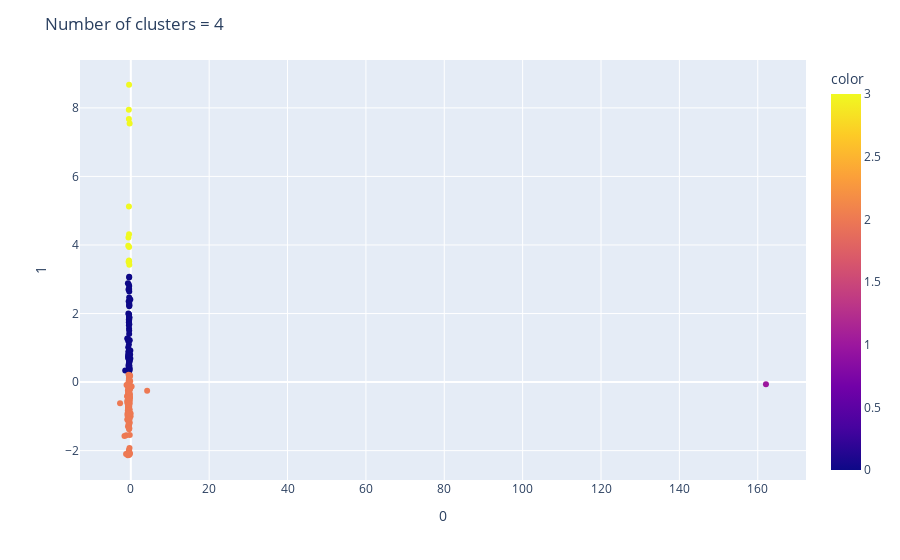

The notebook cell this image was saved under:
### Code cell
from clustering_functions import K_means_cluster
k_means = K_means_cluster(features_table = X,
                          df_bcubed_table = df_bcubed_table,
                          num_clusters = [4], 
                          bank_name_column = bank_names, 
                          scaling = False,
                         pca_or_tsne = 'pca',
                        clustering_before_dimreduce = False,
                          perplexity = None,
                          plot=True)
k_means.k_means_clustering()

### Figure 1 — Plotly figure (JSON) as saved in the notebook; plotly's stock layout.template omitted (floating-point values rounded to 4 significant figures; data arrays with more than 128 entries replaced by an {"elided": "..."} marker saying what was removed)
{"data": [{"hovertemplate": "0=%{x}<br>1=%{y}<br>color=%{marker.color}<extra></extra>", "legendgroup": "", "marker": {"color": {"elided": "339 int values"}, "coloraxis": "coloraxis", "symbol": "circle"}, "mode": "markers", "name": "", "orientation": "v", "showlegend": false, "type": "scatter", "x": {"elided": "339 float values"}, "xaxis": "x", "y": {"elided": "339 float values"}, "yaxis": "y"}], "layout": {"coloraxis": {"colorbar": {"title": {"text": "color"}}, "colorscale": [[0, "#0d0887"], [0.1111, "#46039f"], [0.2222, "#7201a8"], [0.3333, "#9c179e"], [0.4444, "#bd3786"], [0.5556, "#d8576b"], [0.6667, "#ed7953"], [0.7778, "#fb9f3a"], [0.8889, "#fdca26"], [1, "#f0f921"]]}, "legend": {"tracegroupgap": 0}, "margin": {"t": 60}, "title": {"text": "Number of clusters = 4"}, "xaxis": {"anchor": "y", "domain": [0, 1], "title": {"text": "0"}}, "yaxis": {"anchor": "x", "domain": [0, 1], "title": {"text": "1"}}}}
